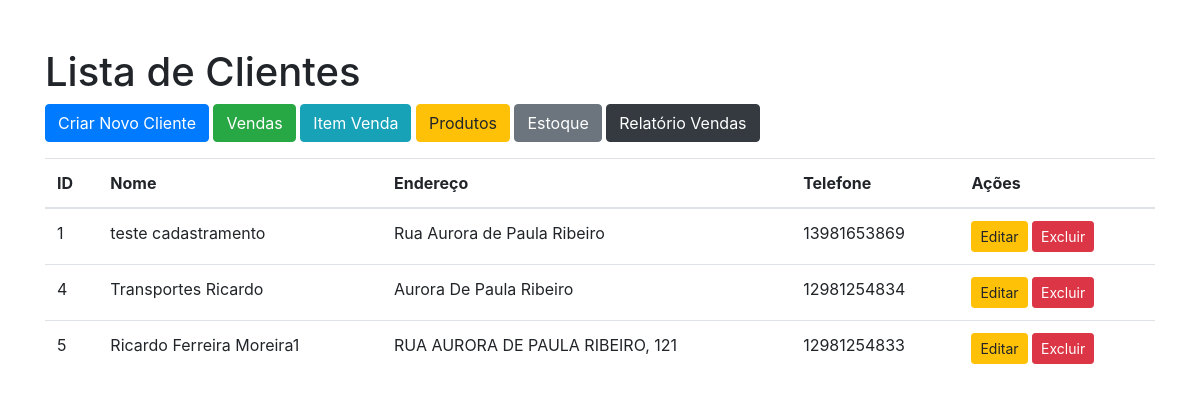
The page / on the database its author committed.
### tables this page shows
CREATE TABLE Clientes (
                id INTEGER PRIMARY KEY AUTOINCREMENT,
                nome TEXT NOT NULL,
                endereco TEXT,
                telefone TEXT
            );

### app/Controllers/ClienteController.php (called while the page is built, shortened)
<?php
class ClienteController {
    private $clienteRepository;
    public function __construct() {
        $this->clienteRepository = new ClienteRepository();
    }
    public function index() {
        $clientes = $this->clienteRepository->getAll();
        include __DIR__ . '/../Views/Clientes/Index.php';
    }
}
?>

### app/Repositories/ClienteRepository.php (called while the page is built, shortened)
<?php
class ClienteRepository {
    private $conn;
    public function __construct() {
        $database = new Database();
        $this->conn = $database->getConnection();
    }
    public function getAll() {
        $query = "SELECT * FROM Clientes";
        $stmt = $this->conn->prepare($query);
        $stmt->execute();
        return $stmt->fetchAll(PDO::FETCH_CLASS, Cliente::class);
    }
}
?>

### app/Database.php (called while the page is built, shortened)
<?php
class Database {
    private $dbname = __DIR__ . '/../database/database.sqlite';
    public function getConnection() {
        $this->conn = null;
        try {
            $this->conn = new PDO("sqlite:{$this->dbname}");
            $this->conn->setAttribute(PDO::ATTR_ERRMODE, PDO::ERRMODE_EXCEPTION);
        } catch (PDOException $exception) {
            echo "Connection error: " . $exception->getMessage();
        }
        return $this->conn;
    }
}

### app/Models/Cliente.php (called while the page is built, shortened)
<?php
class Cliente {
    public function __construct() {
        $database = new Database();
    }
}

### app/Views/Clientes/Index.php (the view, shortened to what this page needs)
<!DOCTYPE html>
<html lang="en">
<head>
    <link rel="stylesheet" href="https://stackpath.bootstrapcdn.com/bootstrap/4.5.2/css/bootstrap.min.css">
</head>
<body>
    <div class="container mt-5">
        <div class="row">
            <div class="col-md-12">
                <h1>Lista de Clientes</h1>
                <div class="mb-3">
                    <a href="?action=create-form-cliente" class="btn btn-primary">Criar Novo Cliente</a>
                    <a href="?action=venda-index" class="btn btn-success">Vendas</a>
                    <a href="?action=itemvenda-index" class="btn btn-info">Item Venda</a>
                    <a href="?action=produto-index" class="btn btn-warning">Produtos</a>
                    <a href="?action=clientes-estoque" class="btn btn-secondary">Estoque</a>
                    <a href="?action=clientes-relatorio" class="btn btn-dark">Relatório Vendas</a>
                </div>
                <table class="table">
                    <thead>
                        <tr>
                            <th>ID</th>
                            <th>Nome</th>
                            <th>Endereço</th>
                            <th>Telefone</th>
                            <th>Ações</th>
                        </tr>
                    </thead>
                    <tbody>
                        <?php foreach ($clientes as $cliente): ?>
                            <tr>
                                <td><?php echo $cliente->id; ?></td>
                                <td><?php echo $cliente->nome; ?></td>
                                <td><?php echo $cliente->endereco; ?></td>
                                <td><?php echo $cliente->telefone; ?></td>
                                <td>
                                    <a href="?action=edit-form-cliente&id=<?php echo $cliente->id; ?>" class="btn btn-warning btn-sm">Editar</a>
                                    <a href="?action=delete-cliente&id=<?php echo $cliente->id; ?>" class="btn btn-danger btn-sm">Excluir</a>
                                </td>
                            </tr>
                        <?php endforeach; ?>
                    </tbody>
                </table>
            </div>
        </div>
    </div>
</body>
</html>

### rows shown on the page
clientes: id "1", nome "teste cadastramento", endereco "Rua Aurora de Paula Ribeiro", telefone "13981653869"
clientes: id "4", nome "Transportes Ricardo", endereco "Aurora De Paula Ribeiro", telefone "12981254834"
clientes: id "5", nome "Ricardo Ferreira Moreira1", endereco "RUA AURORA DE PAULA RIBEIRO, 121", telefone "12981254833"
